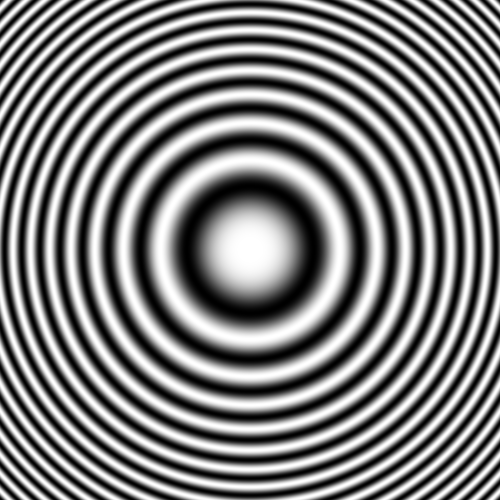
#> input picture zestaw2/PlytkaFresnela.png, 1000 x 1000 px, given in place of torus.png, which was not available (shown at 1/2 size)
$ python zad18.py ../zestaw2/PlytkaFresnela.png
#> lines starting #> are read from the running program, lines starting #| are printed output that depends on the picture
"""Zadanie 18 – flat-field correction obrazu torus.png.

(a) g_C = (g - g_D) * g_Mean / (g_F - g_D),   g_Mean = średnia(g_F - g_D)
(b) rozproszenie histogramu wyniku do pełnego zakresu 0..255 -> kontrast globalny = 1

Uruchomienie:  python zad18.py torus.png Dark_Frame.png Flat_Frame.png
Wymaga: numpy, pillow, matplotlib
"""
import sys

import matplotlib.pyplot as plt
import numpy as np
from PIL import Image

G = 256
pliki = sys.argv[1:4] if len(sys.argv) >= 4 else ["torus.png", "Dark_Frame.png", "Flat_Frame.png"]
g, gD, gF = (np.array(Image.open(p).convert("L")).astype(float) for p in pliki)   # liczymy na float (32-bit)
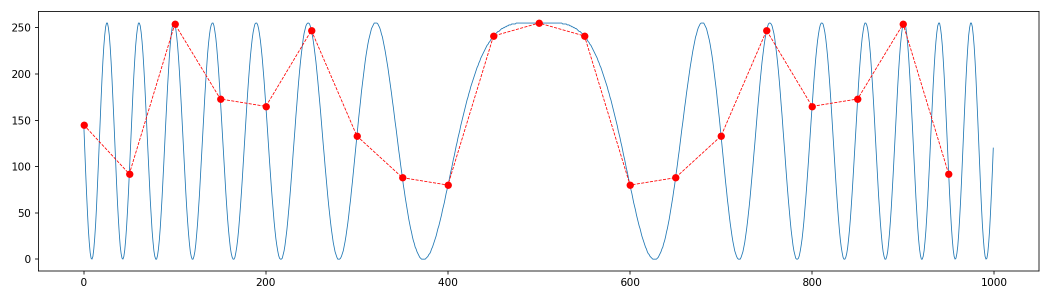
#> input picture zestaw2/zad1a_profil_probki.png, 2100 x 600 px, given in place of Dark_Frame.png, which was not available (shown at 1/2 size)


def zapisz(img, nazwa, tytul):
    Image.fromarray(img).save(nazwa + ".png")
    fig, ax = plt.subplots(1, 2, figsize=(8.5, 3.6))
    ax[0].imshow(img, cmap="gray", vmin=0, vmax=255); ax[0].set_title(tytul, fontsize=9); ax[0].axis("off")
    ax[1].bar(range(G), np.bincount(img.ravel(), minlength=G), width=1, color="black")
    ax[1].set_xlim(0, 255); ax[1].set_yticks([])
    ax[1].set_title(f"Mean={img.mean():.2f} StdDev={img.std():.2f} Min={img.min()} Max={img.max()}", fontsize=8)
    fig.tight_layout(); fig.savefig(nazwa + "_hist.png", dpi=110); plt.close(fig)


for im, n in [(g, "torus"), (gD, "dark"), (gF, "flat")]:
    zapisz(im.astype(np.uint8), f"z18_0_{n}", n)
    print(f"{n:6s}: min={im.min():.0f} max={im.max():.0f} mean={im.mean():.2f}")
#> this loop made 3 passes
#> n on passes 1 to 3: 'torus', 'dark', 'flat'
#| torus : min=0 max=255 mean=127.31
#| dark  : min=0 max=255 mean=248.82
#| flat  : min=0 max=255 mean=248.82
#> pass 1, in zapisz, `fig.tight_layout()`:
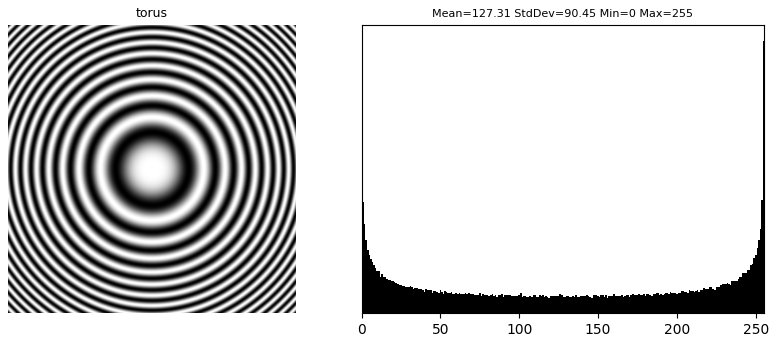
#> figure drawn by matplotlib, 2 panels
#> pass 2, in zapisz (call 2), `Image.fromarray(img).save(nazwa + ".png")`:
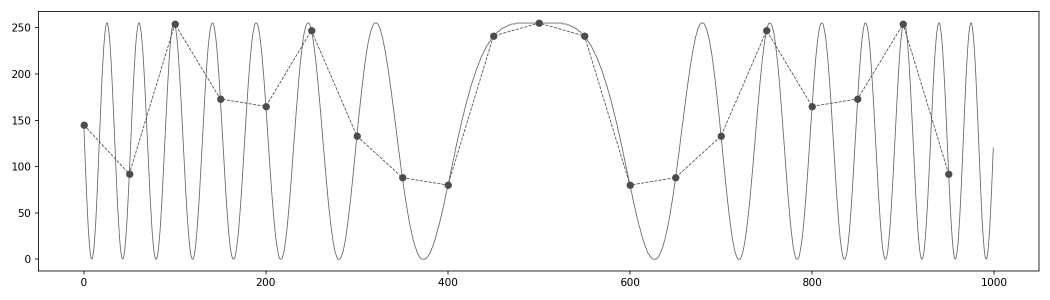
#> saved as z18_0_dark.png: PIL image 2100x600 L (shown at 1/2 size); min 0, max 255, mean 248.8
#> pass 2, in zapisz (call 2), `fig.tight_layout()`:
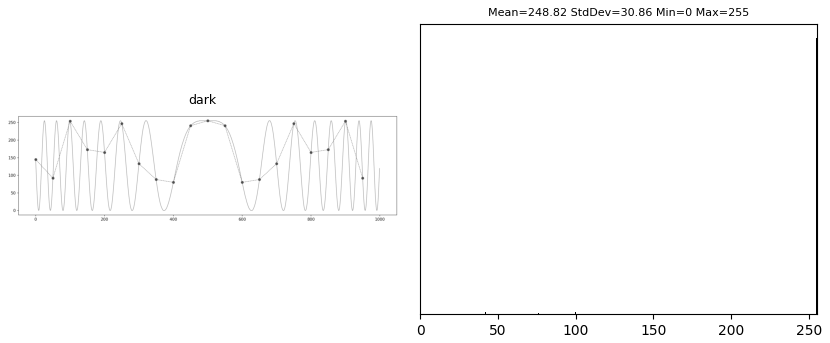
#> figure drawn by matplotlib, 2 panels

# ---------------- (a) flat-field correction ----------------
mianownik = gF - gD                         # samo nierównomierne oświetlenie (bez szumu sensora)
#> mianownik: shape (600, 2100) float64; every value is 0
gMean = mianownik.mean()
#> gMean = 0
print(f"\ng_Mean = średnia(g_F - g_D) = {gMean:.3f}")
#| g_Mean = średnia(g_F - g_D) = 0.000

zle = mianownik <= 0                        # dzielenie przez 0 (lub ujemne)
#> zle: shape (600, 2100) bool; every value is 1
print(f"pikseli z g_F - g_D <= 0: {zle.sum()} (kolumny {sorted(set(np.nonzero(zle)[1].tolist()))})")
#> (printed output is left out)
#> (the run stopped early here; a loop or call above may not have finished)
